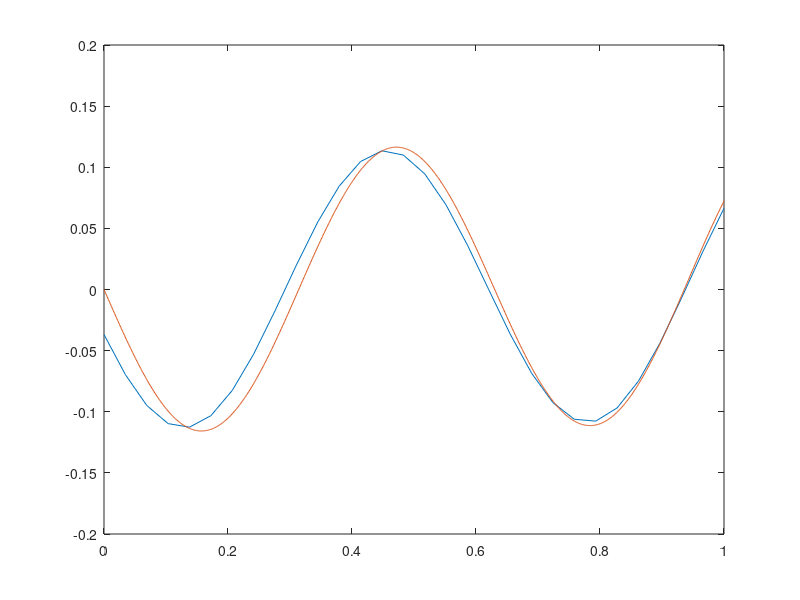

This figure's MATLAB source:

a=0;b=1;
k=10;
f=@(x) x.^3;
alpha = 0; beta = 1;

exact = @(x) (sin(10.*x) ./ (10.*cos(10))) .* (1 + 6./10^4 - 3./10^2) - (6.*x/10^4) + (x.^3./10^2);

Ns = [10,20,30];

for i=1:3
    n = Ns(i);
    h=(b-a)/n;

    K = full(gallery('tridiag',n,-1,2,-1));
    K(n, n-1) = -1;
    K(n, n) = 1;
    K = (1/h) * K;

    M = full(gallery('tridiag',n,1,4,1));
    M(n, n) = 2;
    M = (h/6) * M;

    B = zeros(1,n);
    for m=1:n
        B(m) = -integral(@(x) f(x).*1/h.*(x-(m-1).*h), (m-1)*h, m*h);
        if m<n
            B(m) = B(m)-integral(@(x) f(x).*1/h.*((m+1).*h-x), m*h, (m+1)*h);
        end
    end
    B(1) = B(1) - (1/h-k^2*h/6)*alpha;
    B(n) = B(n) + beta;

    u = B / (K-k^2*M);

    x = linspace(a, b, n);
    xe = linspace(a, b, 1000);
    plot(x, u, xe, exact(xe));

end
